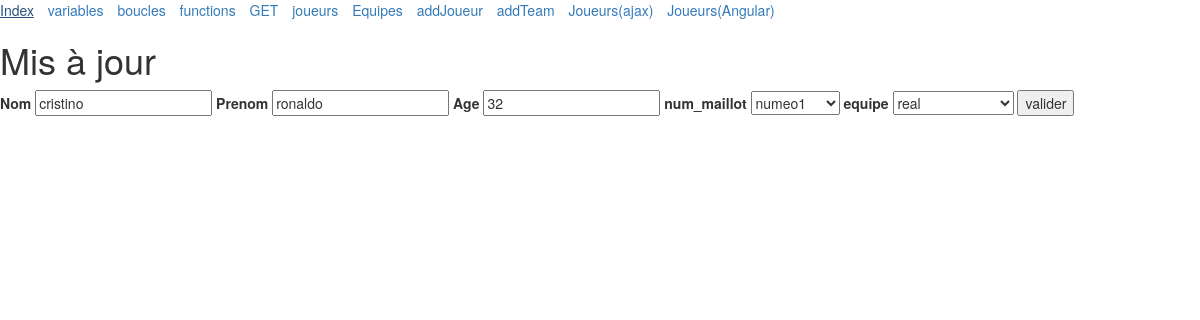
/updatePlayer.php?id=2, run on the app's committed database.
### tables this page shows
CREATE TABLE `joueur` (
  `id` int(11) NOT NULL,
  `nom` varchar(255) NOT NULL,
  `prenom` varchar(255) NOT NULL,
  `age` int(11) NOT NULL,
  `numero_maillot` int(3) NOT NULL,
  `equipe` varchar(255) NOT NULL
);

### includes/equipe.inc.php (the view, shortened to what this page needs)
<?php
function getTeams()
{
	$db = connect();
	$query = $db->prepare('SELECT * FROM equipe ORDER BY equipe.nom  ASC');
	$query->execute();
	return $query->fetchAll();
}
function selectFormatWithOpt($teams,$opt)
{
	$output = '<select name="equipe">';
	foreach($teams as $team)
	{
		if ($team['id'] == $opt)
		{
			$output .= '<option selected value="' .$team['id'].'">'.$team['nom']. '</option>';
		}
		else
		{
			$output .= '<option value="' .$team['id'].'">'.$team['nom']. '</option>';
		}
	}
	$output .= '</select>';
	return $output;
}
?>

### updatePlayer.php (shortened to what this page needs)
<?php
include "includes/equipe.inc.php";
include "includes/header.php";
include "includes/menu.php";
if (isset($_GET['id']))
	{
		$id = $_GET['id'];
		$db = connect();
		$query = $db->prepare('SELECT * FROM joueur WHERE id = :id');
		$query->execute( array('id'=> $id ));
		$joueur = $query->fetch();
	}
?>
<h1>Mis à jour</h1>
<form action="" method="POST">
	<label>Nom</label>
	<input type="text" name="nom" value="<?php echo $joueur['nom'] ?>">
	<label>Prenom</label>
	<input type="text" name="prenom" value="<?php echo $joueur['prenom'] ?>">
	<label>Age</label>
	<input type="text" name="age" value="<?php echo $joueur['age'] ?>">
	<label>num_maillot</label>
	<select name="numero_maillot" >
		<?php
		for ($i=1; $i < 1000; $i++)
		{
			if ($i == $joueur['numero_maillot'])
				{
					echo '<option selected value="'.$i.'">'.'numeo'.$i. '</option>';
				}
			else
				{
					echo '<option value="'.$i.'">'.'numeo'.$i. '</option>';
				}
		}
		?>
	</select>
	<label>equipe</label>
		<?php
		echo selectFormatWithOpt(getTeams(), $joueur['equipe']);
		?>
	<input type="submit" name="input" value="valider">
</form>
<?php  include "includes/footer.php" ?>

### data on the page
joueur: nom "cristino", prenom "ronaldo", age "32", numero_maillot "numeo1"

### other printed values
$menu["label"] "Index"
$menu["label"] "variables"
$menu["label"] "boucles"
$menu["label"] "functions"
$menu["label"] "GET"
$menu["label"] "joueurs"
$menu["label"] "Equipes"
$menu["label"] "addJoueur"
$menu["label"] "addTeam"
$menu["label"] "Joueurs(ajax)"
$menu["label"] "Joueurs(Angular)"
form field equipe "real"
